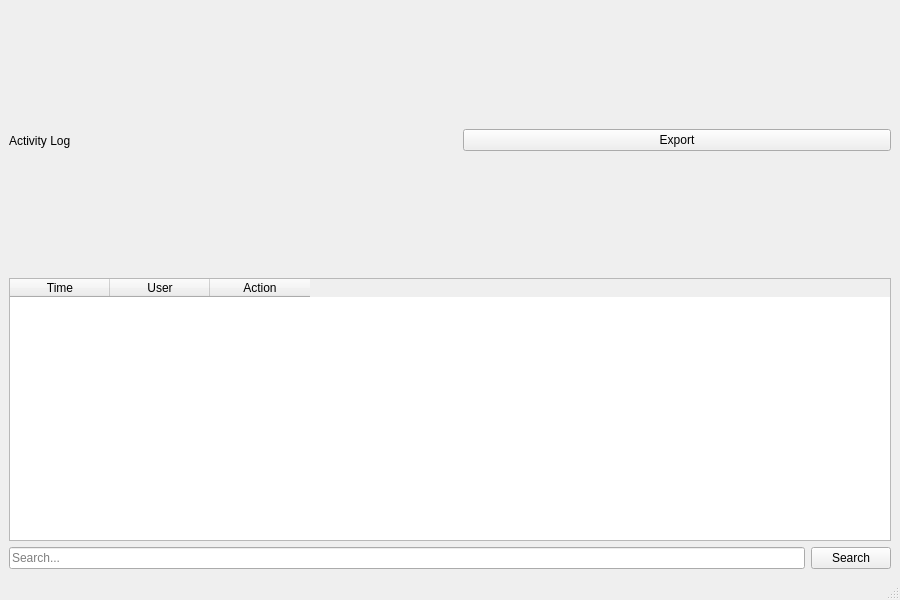
<?xml version='1.0' encoding='utf-8'?>
<ui version="4.0">
 <class>AuditTrail</class>
 <widget class="QMainWindow" name="AuditTrail">
  <property name="geometry"><rect><x>0</x><y>0</y><width>900</width><height>600</height></rect></property>
  <property name="windowTitle"><string>VoteSphere - Audit Trail</string></property>
  <widget class="QWidget" name="centralwidget">
   <layout class="QVBoxLayout" name="vMain">
    <item>
     <layout class="QHBoxLayout" name="topRow">
      <item><widget class="QLabel" name="labelTitle"><property name="text"><string>Activity Log</string></property></widget></item>
      <item><spacer name="topSpacer"><property name="sizeHint"><size><width>20</width><height>20</height></size></property></spacer></item>
      <item><widget class="QPushButton" name="btnExport"><property name="text"><string>Export</string></property></widget></item>
     </layout>
    </item>
    <item>
     <widget class="QTableWidget" name="tableLog">
      <property name="columnCount"><number>3</number></property>
      <property name="rowCount"><number>0</number></property>
      <column><property name="text"><string>Time</string></property></column>
      <column><property name="text"><string>User</string></property></column>
      <column><property name="text"><string>Action</string></property></column>
     </widget>
    </item>
    <item>
     <layout class="QHBoxLayout" name="searchRow">
      <item><widget class="QLineEdit" name="lineEditSearch"><property name="placeholderText"><string>Search...</string></property></widget></item>
      <item><widget class="QPushButton" name="btnSearch"><property name="text"><string>Search</string></property></widget></item>
     </layout>
    </item>
   </layout>
  </widget>
  <widget class="QMenuBar" name="menubar" /><widget class="QStatusBar" name="statusbar" />
 </widget>
 <resources />
 <connections />
</ui>
